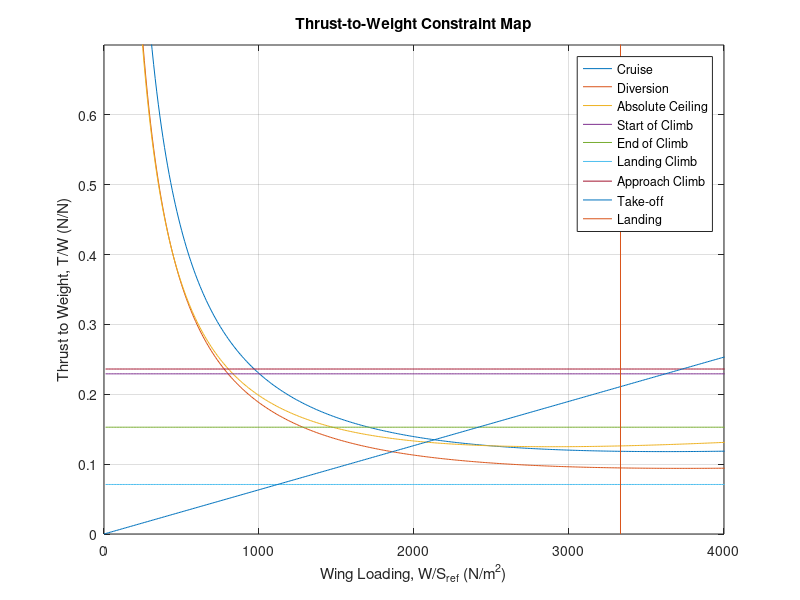
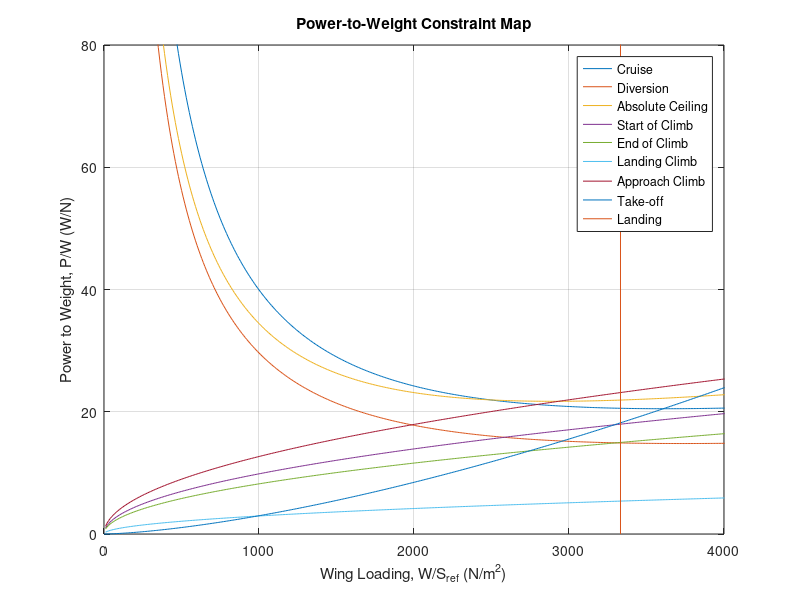

These charts were generated, in order, by the following MATLAB code:
% Housekeeping
clear
clc
close all

%% Parameter Definition
% Specification
range   = 1200000; % m
bfl     = 1400; % m

range_diversion = 300000; % m ASSUMED
loiter_time     = 1200; % s
service_ceiling = 30000; % ft
climb_rate_service_ceiling = 100 * 0.00508; % ms^-1

% Assumed
rho             = 1.13; % on ground (2 000 ft)
rho_cruise      = 0.55; % 25k ft
rho_diversion   = 0.55; % 25k ft
rho_ServCeil    = 0.44; % 30k ft
V_cruise        = 139; % ms^1
V_diversion     = 126; % ms^1
V_ServCeil      = 139; % ms_1
AR              = 8.5;
e               = 0.79;
L_D_max         = 16.2; % Clean config
CLmax_climb2    = 1.5; % Clean config
CLmax_climb3    = 2.7; % Full flaps
CLmax_climb1    = 0.8 * CLmax_climb3; % TO flaps
CLmax_climb4    = CLmax_climb1; % Approach flaps
C_D0            = pi*AR*e / (2*L_D_max)^2;
c_cruise        = 0.000305; % Power specific fuel consumption, kg (W s)^-1
c_diversion     = 0.000305; % Power specific fuel consumption, kg (W s)^-1
c_loiter        = 2/3 * c_cruise; % Power specific fuel consumption, kg (W s)^-1
g               = 9.81; % ms^-2
eta_p           = 0.8; % Propeller efficiency

V_md_loiter     = 100; % Minimum drag speed at loiter altitude, ms^-1 DUMMY
x_loiter_speed  = 2/(3^(-3/4) + 3^(1/4)); % Term to maximise endurance

del_CD.UC       = 0.02;
del_CD.TO_flaps = 0.02;
del_CD.L_flaps   = -0.07;
del_e.UC        = -0.05;
del_e.TO_flaps  = -0.05;
del_e.L_flaps   = -0.010;

% Wing loading array
W_S = linspace(0,10000,1000);

%% Calculated Values
% Fuel weight fractions
w_frac.takeoff      = 0.975;
w_frac.climb        = 0.98;
w_frac.cruise       = 0.817;
w_frac.goAround     = 0.985;
w_frac.landing      = 0.99;
w_frac.diversion    = 0.975; % SUBJECT TO CHANGE
w_frac.loiter       = 0.968;

w_frac_at.cruise    = w_frac.takeoff * w_frac.climb;
w_frac_at.landing   = 0.85;
w_frac_at.diversion = w_frac_at.cruise * w_frac.cruise * w_frac.landing * ...
    w_frac.goAround;
w_frac_at.loiter    = w_frac_at.diversion * w_frac.diversion;
wf_w0               = 1.01 * (1 - w_frac_at.loiter * w_frac.loiter * w_frac.landing);

% Thrust lapse fractions
t_frac_at.cruise = 0.5;
t_frac_at.diversion = 0.5;
t_frac_at.loiter = 0.8;
t_frac_at.ground = 0.85;

% Dirty configurations
CD_climb1   = C_D0 + del_CD.TO_flaps;
CD_climb2   = C_D0;
CD_climb3   = C_D0 + del_CD.UC + del_CD.L_flaps;
CD_climb4   = C_D0 + del_CD.UC + del_CD.TO_flaps;
e_climb1    = e + del_e.TO_flaps;
e_climb2    = e;
e_climb3    = e + del_e.UC + del_e.L_flaps;
e_climb4    = e + del_e.UC + del_e.TO_flaps;

% T/O and Landing
TOP             = bfl * 3.2084 / 37.5;
sigma_ground    = 0.93; % 2 000 ft
LDA             = bfl;
S_a             = 305; % m


%% Constraint Equations
% BFL
% T_W.bfl = W_S / (sigma_ground*CLmax_climb1*TOP) / 47.88;
T_W.bfl = t_frac_at.ground * (0.297 - 0.019 * 2) * W_S/(bfl*1.15*CLmax_climb1);
P_W.bfl = 1.2.*sqrt(W_S/(0.5*rho*CLmax_climb1/1.1^2)) / eta_p .* T_W.bfl;

% Cruise
T_W.cruise = w_frac_at.cruise/t_frac_at.cruise * (0.5*rho_cruise*V_cruise^2*C_D0./(w_frac_at.cruise*W_S)...
    + w_frac_at.cruise*W_S/(0.5*rho_cruise*V_cruise^2*pi*AR*e));
P_W.cruise = V_cruise / eta_p .* T_W.cruise;

% Diversion
T_W.diversion = w_frac_at.diversion/t_frac_at.diversion * (0.5*rho_diversion*V_diversion^2*C_D0./(w_frac_at.diversion*W_S)...
    + w_frac_at.diversion*W_S/(0.5*rho_diversion*V_diversion^2*pi*AR*e));
P_W.diversion = V_diversion / eta_p .* T_W.diversion;

% Loiter


% Landing
W_S_landing = 1/w_frac_at.landing * (0.6*LDA-S_a) * CLmax_climb3 / 0.51;

% Absolute Ceiling
T_W.ServCeil = w_frac_at.cruise/t_frac_at.cruise * (1/V_ServCeil * climb_rate_service_ceiling + ...
    0.5*rho_ServCeil*V_ServCeil^2*C_D0./(w_frac_at.cruise*W_S)...
    + w_frac_at.cruise*W_S/(0.5*rho_ServCeil*V_ServCeil^2*pi*AR*e));
P_W.ServCeil = V_ServCeil / eta_p .* T_W.ServCeil;

% Climb 1 - OEI, gear up, TO flaps, MTOW, 1.2 V_Stall
T_W.Climb1 = 2 * (1./(1.2*sqrt(W_S/(0.5*rho*CLmax_climb1))) * ...
    1.2.*sqrt(W_S/(0.5*rho*CLmax_climb1)) * sin(atan(0.012)) + ...
    0.5*rho*(1.2*sqrt(W_S/(0.5*rho*CLmax_climb1))).^2*CD_climb1./W_S...
    + W_S/(0.5*rho*(1.2*sqrt(W_S/(0.5*rho*CLmax_climb1))).^2*pi*AR*e_climb1));
P_W.Climb1 = 1.2.*sqrt(W_S/(0.5*rho*CLmax_climb1)) / eta_p .* T_W.Climb1;

% Climb 2 - OEI, gear up, flaps up, 1.25 V_Stall
T_W.Climb2 = 2 * (1./(1.25*sqrt(W_S/(0.5*rho*CLmax_climb2))) * ...
    1.25.*sqrt(W_S/(0.5*rho*CLmax_climb1)) * sin(atan(0.012))+ ...
    0.5*rho*(1.25*sqrt(W_S/(0.5*rho*CLmax_climb2))).^2*CD_climb2./W_S...
    + W_S/(0.5*rho*(1.25*sqrt(W_S/(0.5*rho*CLmax_climb2))).^2*pi*AR*e_climb2));
P_W.Climb2 = 1.25.*sqrt(W_S/(0.5*rho*CLmax_climb2)) / eta_p .* T_W.Climb2;

% Climb 3 - AEO, go-around, gear down, landing flaps, max landing weight, 1.3
% V_Stall
T_W.Climb3 = w_frac_at.landing * (1./(1.3*sqrt(W_S/(0.5*rho*CLmax_climb3))) * ...
    1.3.*sqrt(W_S/(0.5*rho*CLmax_climb1)) * sin(atan(0.032))+ ...
    0.5*rho*(1.3*sqrt(W_S/(0.5*rho*CLmax_climb3))).^2*CD_climb3./(w_frac_at.landing*W_S)...
    + w_frac_at.landing*W_S/(0.5*rho*(1.3*sqrt(W_S/(0.5*rho*CLmax_climb3))).^2*pi*AR*e_climb3));
P_W.Climb3 = 1.3.*sqrt(W_S/(0.5*rho*CLmax_climb3)) / eta_p .* T_W.Climb3;

% Climb 4 - OEI, gear down, approach flaps, 1.5 V_Stall
T_W.Climb4 = 2 * w_frac_at.landing*(1./(1.5*sqrt(W_S/(0.5*rho*CLmax_climb4))) * ...
    1.5.*sqrt(W_S/(0.5*rho*CLmax_climb1)) * sin(atan(0.021))+ ...
    0.5*rho*(1.5*sqrt(W_S/(0.5*rho*CLmax_climb4))).^2*CD_climb4./(w_frac_at.landing*W_S)...
    + w_frac_at.landing*W_S/(0.5*rho*(1.5*sqrt(W_S/(0.5*rho*CLmax_climb4))).^2*pi*AR*e_climb4));
P_W.Climb4 = 1.5.*sqrt(W_S/(0.5*rho*CLmax_climb4)) / eta_p .* T_W.Climb4;

%% Plot Configuration
figure()
plot(W_S,T_W.cruise,'DisplayName','Cruise')
hold on
plot(W_S,T_W.diversion,'DisplayName','Diversion')
plot(W_S,T_W.ServCeil,'DisplayName','Absolute Ceiling')
plot(W_S, T_W.Climb1,'DisplayName','Start of Climb')
plot(W_S, T_W.Climb2,'DisplayName','End of Climb')
plot(W_S, T_W.Climb3,'DisplayName','Landing Climb')
plot(W_S, T_W.Climb4,'DisplayName','Approach Climb')
plot(W_S,T_W.bfl,'DisplayName','Take-off')
plot([W_S_landing, W_S_landing],[0, 10],'DisplayName','Landing')
hold off
ylim([0,0.7])
xlim([0,4000])
title('Thrust-to-Weight Constraint Map')
xlabel('Wing Loading, W/S_{ref} (N/m^2)')
ylabel('Thrust to Weight, T/W (N/N)')
legend
grid on

figure()
grid on
plot(W_S,P_W.cruise,'DisplayName','Cruise')
hold on
plot(W_S,P_W.diversion,'DisplayName','Diversion')
plot(W_S,P_W.ServCeil,'DisplayName','Absolute Ceiling')
plot(W_S, P_W.Climb1,'DisplayName','Start of Climb')
plot(W_S, P_W.Climb2,'DisplayName','End of Climb')
plot(W_S, P_W.Climb3,'DisplayName', 'Landing Climb')
plot(W_S, P_W.Climb4,'DisplayName','Approach Climb')
plot(W_S,P_W.bfl,'DisplayName','Take-off')
plot([W_S_landing, W_S_landing],[0, 150],'DisplayName','Landing')
hold off
ylim([0,80])
xlim([0,4000])
title('Power-to-Weight Constraint Map')
xlabel('Wing Loading, W/S_{ref} (N/m^2)')
ylabel('Power to Weight, P/W (W/N)')
legend
grid on
